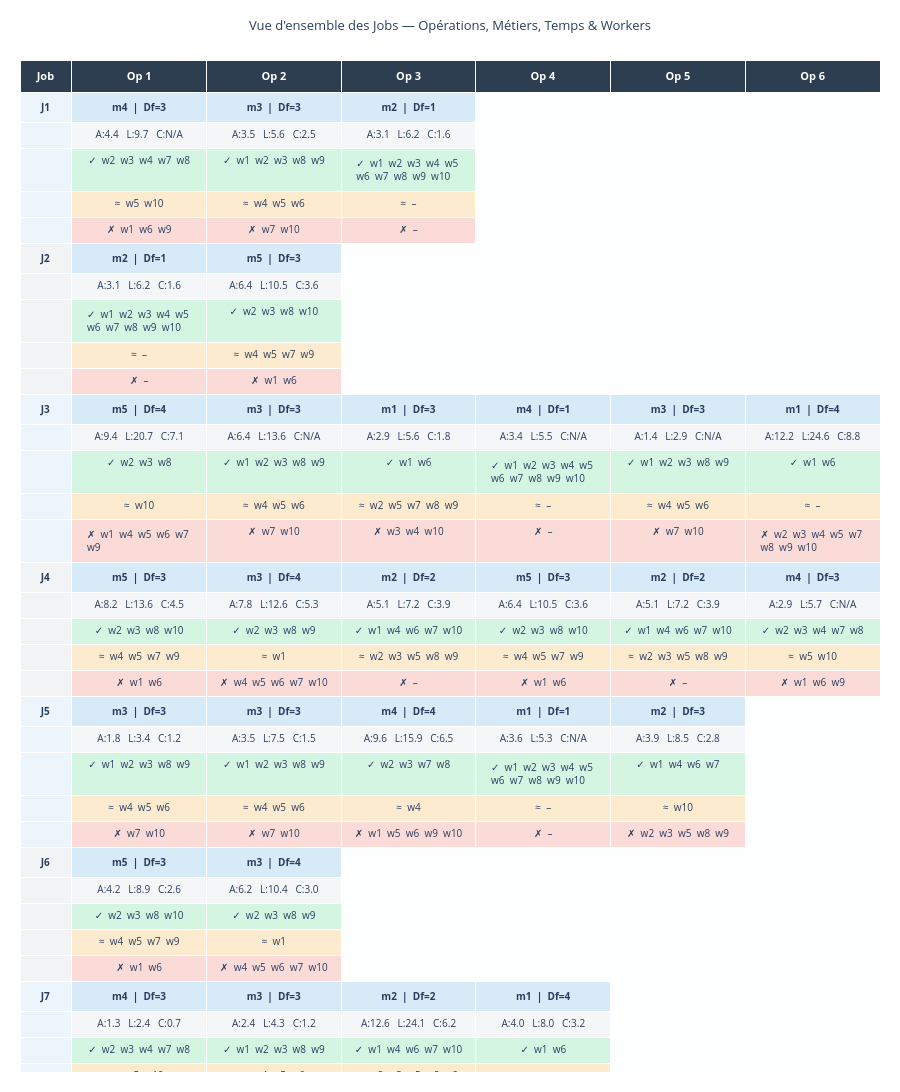

Source (notebook cell):
### Code cell
instance.visualize_jobs_overview(render="notebook")

### Figure 1 — Plotly figure (JSON) as saved in the notebook; plotly's stock layout.template omitted (floating-point values rounded to 4 significant figures; data arrays with more than 128 entries replaced by an {"elided": "..."} marker saying what was removed)
{"data": [{"cells": {"align": "center", "fill": {"color": {"elided": "7x100 str values"}}, "font": {"size": 10}, "height": 26, "values": {"elided": "7x100 str values"}}, "columnwidth": [50, 130, 130, 130, 130, 130, 130], "header": {"align": "center", "fill": {"color": "#2C3E50"}, "font": {"color": "white", "size": 11}, "height": 32, "values": ["<b>Job</b>", "<b>Op 1</b>", "<b>Op 2</b>", "<b>Op 3</b>", "<b>Op 4</b>", "<b>Op 5</b>", "<b>Op 6</b>"]}, "type": "table"}], "layout": {"height": 2920, "margin": {"b": 20, "l": 20, "r": 20, "t": 60}, "title": {"font": {"size": 13}, "text": "Vue d'ensemble des Jobs — Opérations, Métiers, Temps & Workers", "x": 0.5}}}
